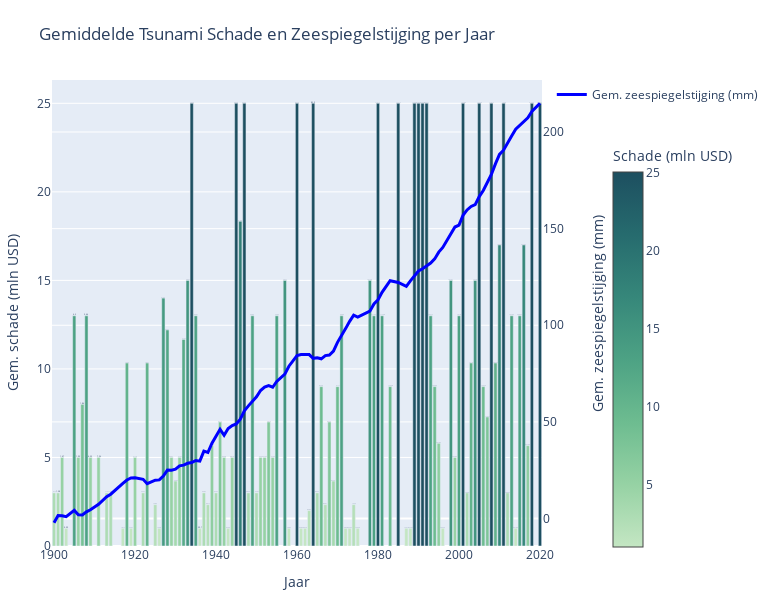

The cell this chart's notebook holds for it:
### Markdown cell above
Op de wereldkaart is te zien dat de zwaarst getroffen gebieden zich vooral bevinden in kustregio’s zoals Zuidoost-Azië. Deze gebieden zijn vaak laaggelegen, dichtbevolkt en economisch kwetsbaar. Juist in zulke regio’s kan een relatief kleine verandering in zeeniveau grote gevolgen hebben. De kaart laat zien dat waar dit risico het grootst is, de schade ook het meest geconcentreerd voorkomt. Naarmate de zeespiegel stijgt, en de jaren toenemen, wordt de schade van tsunami's (in USD) steeds hoger.
Ook in Plot 3 wordt duidelijk hoe de financiële schade van tsunami’s door de jaren heen is toegenomen. In deze visualisatie zijn de jaarlijkse schadebedragen in USD weergegeven, waarbij opvalt dat vooral in de meer recente jaren de economische impact aanzienlijk hoger ligt. De extreem hoge schadebedragen van de tsunami’s in 2004 en 2011 zijn uit de grafiek verwijderd, omdat deze uitschieters de schaal zo beïnvloedden dat de overige gegevens minder goed zichtbaar werden.

### Code cell
import pandas as pd
import numpy as np
import plotly.graph_objects as go
import re

# ------- 1. Parser voor schadebedragen -------
def parse_damage(val):
    if pd.isna(val):
        return np.nan
    val = val.upper().strip()

    if 'BILLION' in val or 'B' in val:
        nums = re.findall(r'\d+\.?\d*', val)
        if nums:
            return float(nums[0]) * 1000
    elif 'MILLION' in val or 'M' in val:
        nums = re.findall(r'\d+\.?\d*', val)
        if nums:
            return float(nums[0])
    elif 'LIMITED' in val or 'LIITED' in val or '<$1' in val:
        return 0.5
    else:
        nums = re.findall(r'\d+\.?\d*', val)
        if nums:
            return float(nums[0])

    return np.nan

# ------- 2. Kolommen hernoemen & schade omzetten -------
merged = merged.rename(columns={
    'year': 'YEAR',
    'mmfrom1993-2008average': 'Sea_Level_Change_mm'
})

merged['Estimated_Damage_MillionUSD'] = merged['DAMAGE_TOTAL_DESCRIPTION'].apply(parse_damage)

# ------- 3. Gemiddelden per jaar berekenen -------
bubble_data = merged.groupby('YEAR').agg({
    'Sea_Level_Change_mm': 'mean',
    'Estimated_Damage_MillionUSD': 'mean',
    'DAMAGE_TOTAL_DESCRIPTION': 'count'
}).reset_index().rename(columns={'DAMAGE_TOTAL_DESCRIPTION': 'Tsunami_Count'})

# Filter voor geldige waarden en max schade 15 miljoen
bubble_data = bubble_data.dropna(subset=['Sea_Level_Change_mm', 'Estimated_Damage_MillionUSD'])
bubble_data = bubble_data[bubble_data['Estimated_Damage_MillionUSD'] <= 100]

# ------- 4. Plot met bar (schade) + lijn (zeespiegel) -------
fig = go.Figure()

# Bar voor schade met aangepaste hover info én verplaatste colorbar
fig.add_trace(go.Bar(
    x=bubble_data['YEAR'],
    y=bubble_data['Estimated_Damage_MillionUSD'],
    name='',
    showlegend=False,
    marker=dict(
        color=bubble_data['Estimated_Damage_MillionUSD'],
        colorscale='blugrn',
        colorbar=dict(
            title='Schade (mln USD)',
            x=1.125,            # Iets naar rechts verplaatst
            y=0.425,             # Iets naar beneden (midden van de grafiek)
            xanchor='left',
            yanchor='middle',
            len=0.9           # Korte schaalbalk
        ),
        showscale=True
    ),
    hovertemplate=
        '<b>Jaar:</b> %{x}<br>'+
        '<b>Gem. schade:</b> %{y:.2f} mln USD<br>'+
        '<b>Aantal tsunami’s:</b> %{customdata}<br>'+
        '<b>Gem. zeespiegelstijging:</b> %{text:.2f} mm<br>',
    customdata=bubble_data['Tsunami_Count'],
    text=bubble_data['Sea_Level_Change_mm'],
))


# Lijn voor zeespiegel zonder markers, met eigen y-as
fig.add_trace(go.Scatter(
    x=bubble_data['YEAR'],
    y=bubble_data['Sea_Level_Change_mm'],
    name='Gem. zeespiegelstijging (mm)',
    yaxis='y2',
    mode='lines',  # alleen lijn, geen markers
    line=dict(color='blue', width=3),
    hoverinfo='none'  # hover info via bar, dus hier niet nodig
))

# Layout met twee y-assen
fig.update_layout(
    title='Gemiddelde Tsunami Schade en Zeespiegelstijging per Jaar',
    xaxis=dict(title='Jaar'),
    yaxis=dict(
        title='Gem. schade (mln USD)',
        rangemode='tozero'
    ),
yaxis2=dict(
    title='Gem. zeespiegelstijging (mm)',
    overlaying='y',
    side='right',
    rangemode='tozero',
    title_font=dict(
        size=14,
    ),
    title_standoff=30
),

    height=600,
    width=775,
    margin=dict(l=50, r=70, t=80, b=50)
)

fig.show()

### Figure 1 — Plotly figure (JSON) as saved in the notebook; plotly's stock layout.template omitted (floating-point values rounded to 4 significant figures)
{"data": [{"customdata": [2, 2, 1, 1, 2, 2, 4, 2, 2, 2, 2, 4, 3, 3, 1, 1, 2, 3, 3, 1, 4, 5, 2, 3, 1, 3, 2, 1, 2, 1, 2, 3, 6, 2, 4, 1, 1, 1, 1, 3, 1, 2, 2, 2, 1, 1, 4, 1, 2, 2, 2, 2, 1, 2, 4, 2, 4, 3, 3, 6, 3, 3, 2, 1, 1, 3, 1, 2, 5, 1, 2, 3, 2, 1, 1, 1, 1, 1, 2, 2, 3, 5, 3, 2, 1, 2, 2, 4, 3, 2, 1, 3, 7, 1, 3, 3, 1, 4, 2, 1, 2, 3, 6, 3, 1], "hovertemplate": "<b>Jaar:</b> %{x}<br><b>Gem. schade:</b> %{y:.2f} mln USD<br><b>Aantal tsunami’s:</b> %{customdata}<br><b>Gem. zeespiegelstijging:</b> %{text:.2f} mm<br>", "marker": {"color": [3.0, 3.0, 5.0, 1.0, 13.0, 5.0, 8.0, 13.0, 5.0, 5.0, 3.0, 3.0, 1.0, 10.33, 1.0, 5.0, 3.0, 10.33, 2.333, 1.0, 14.0, 12.2, 5.0, 3.667, 5.0, 11.67, 15.0, 25.0, 13.0, 1.0, 3.0, 2.333, 5.667, 3.0, 7.0, 5.0, 1.0, 5.0, 25.0, 18.33, 25.0, 3.0, 13.0, 3.0, 5.0, 5.0, 7.0, 5.0, 13.0, 15.0, 1.0, 25.0, 1.0, 1.0, 2.0, 25.0, 3.0, 9.0, 2.333, 7.0, 3.667, 9.0, 13.0, 1.0, 1.0, 2.333, 1.0, 15.0, 13.0, 25.0, 13.0, 9.0, 25.0, 1.0, 1.0, 25.0, 25.0, 25.0, 25.0, 13.0, 9.0, 5.8, 1.0, 15.0, 5.0, 13.0, 25.0, 3.0, 10.33, 15.0, 25.0, 9.0, 7.286, 25.0, 10.33, 17.0, 25.0, 3.0, 13.0, 1.0, 13.0, 17.0, 5.667, 25.0, 25.0], "colorbar": {"len": 0.9, "title": {"text": "Schade (mln USD)"}, "x": 1.125, "xanchor": "left", "y": 0.425, "yanchor": "middle"}, "colorscale": [[0, "rgb(196, 230, 195)"], [0.1667, "rgb(150, 210, 164)"], [0.3333, "rgb(109, 188, 144)"], [0.5, "rgb(77, 162, 132)"], [0.6667, "rgb(54, 135, 122)"], [0.8333, "rgb(38, 107, 110)"], [1, "rgb(29, 79, 96)"]], "showscale": true}, "name": "", "showlegend": false, "text": [-2.17, 1.58, 1.47, 0.99, 4.2, 1.95, 1.84, 3.46, 4.55, 7.36, 11.27, 12.59, 18.17, 19.92, 20.97, 21.13, 20.27, 18.01, 19.85, 19.98, 21.96, 25.07, 24.97, 25.49, 27.27, 27.62, 28.57, 28.96, 30.01, 29.7, 34.87, 34.17, 38.98, 42.67, 46.17, 43.08, 46.53, 48.14, 48.94, 51.38, 55.69, 58.29, 60.36, 62.95, 66.25, 67.99, 68.79, 67.93, 70.92, 74.71, 78.82, 84.29, 84.89, 84.73, 84.85, 82.9, 83.22, 82.64, 84.31, 84.63, 86.63, 91.17, 94.39, 98.27, 102.0, 105.2, 104.2, 107.3, 111.0, 113.2, 117.1, 123.1, 122.2, 120.2, 123.0, 125.5, 128.1, 129.3, 130.7, 132.2, 134.3, 137.9, 140.2, 147.5, 150.8, 151.8, 156.9, 159.7, 161.5, 162.5, 166.6, 169.8, 173.8, 178.1, 183.5, 188.4, 190.6, 194.6, 198.0, 201.5, 203.5, 205.9, 207.4, 210.6, 214.9], "type": "bar", "x": [1900, 1901, 1902, 1903, 1905, 1906, 1907, 1908, 1909, 1911, 1913, 1914, 1917, 1918, 1919, 1920, 1922, 1923, 1925, 1926, 1927, 1928, 1929, 1930, 1931, 1932, 1933, 1934, 1935, 1936, 1937, 1938, 1939, 1940, 1941, 1942, 1943, 1944, 1945, 1946, 1947, 1948, 1949, 1950, 1951, 1952, 1953, 1954, 1955, 1957, 1958, 1960, 1961, 1962, 1963, 1964, 1965, 1966, 1967, 1968, 1969, 1970, 1971, 1972, 1973, 1974, 1975, 1978, 1979, 1980, 1981, 1983, 1985, 1987, 1988, 1989, 1990, 1991, 1992, 1993, 1994, 1995, 1996, 1998, 1999, 2000, 2001, 2002, 2003, 2004, 2005, 2006, 2007, 2008, 2009, 2010, 2011, 2012, 2013, 2014, 2015, 2016, 2017, 2018, 2020], "y": [3.0, 3.0, 5.0, 1.0, 13.0, 5.0, 8.0, 13.0, 5.0, 5.0, 3.0, 3.0, 1.0, 10.33, 1.0, 5.0, 3.0, 10.33, 2.333, 1.0, 14.0, 12.2, 5.0, 3.667, 5.0, 11.67, 15.0, 25.0, 13.0, 1.0, 3.0, 2.333, 5.667, 3.0, 7.0, 5.0, 1.0, 5.0, 25.0, 18.33, 25.0, 3.0, 13.0, 3.0, 5.0, 5.0, 7.0, 5.0, 13.0, 15.0, 1.0, 25.0, 1.0, 1.0, 2.0, 25.0, 3.0, 9.0, 2.333, 7.0, 3.667, 9.0, 13.0, 1.0, 1.0, 2.333, 1.0, 15.0, 13.0, 25.0, 13.0, 9.0, 25.0, 1.0, 1.0, 25.0, 25.0, 25.0, 25.0, 13.0, 9.0, 5.8, 1.0, 15.0, 5.0, 13.0, 25.0, 3.0, 10.33, 15.0, 25.0, 9.0, 7.286, 25.0, 10.33, 17.0, 25.0, 3.0, 13.0, 1.0, 13.0, 17.0, 5.667, 25.0, 25.0]}, {"hoverinfo": "none", "line": {"color": "blue", "width": 3}, "mode": "lines", "name": "Gem. zeespiegelstijging (mm)", "type": "scatter", "x": [1900, 1901, 1902, 1903, 1905, 1906, 1907, 1908, 1909, 1911, 1913, 1914, 1917, 1918, 1919, 1920, 1922, 1923, 1925, 1926, 1927, 1928, 1929, 1930, 1931, 1932, 1933, 1934, 1935, 1936, 1937, 1938, 1939, 1940, 1941, 1942, 1943, 1944, 1945, 1946, 1947, 1948, 1949, 1950, 1951, 1952, 1953, 1954, 1955, 1957, 1958, 1960, 1961, 1962, 1963, 1964, 1965, 1966, 1967, 1968, 1969, 1970, 1971, 1972, 1973, 1974, 1975, 1978, 1979, 1980, 1981, 1983, 1985, 1987, 1988, 1989, 1990, 1991, 1992, 1993, 1994, 1995, 1996, 1998, 1999, 2000, 2001, 2002, 2003, 2004, 2005, 2006, 2007, 2008, 2009, 2010, 2011, 2012, 2013, 2014, 2015, 2016, 2017, 2018, 2020], "y": [-2.17, 1.58, 1.47, 0.99, 4.2, 1.95, 1.84, 3.46, 4.55, 7.36, 11.27, 12.59, 18.17, 19.92, 20.97, 21.13, 20.27, 18.01, 19.85, 19.98, 21.96, 25.07, 24.97, 25.49, 27.27, 27.62, 28.57, 28.96, 30.01, 29.7, 34.87, 34.17, 38.98, 42.67, 46.17, 43.08, 46.53, 48.14, 48.94, 51.38, 55.69, 58.29, 60.36, 62.95, 66.25, 67.99, 68.79, 67.93, 70.92, 74.71, 78.82, 84.29, 84.89, 84.73, 84.85, 82.9, 83.22, 82.64, 84.31, 84.63, 86.63, 91.17, 94.39, 98.27, 102.0, 105.2, 104.2, 107.3, 111.0, 113.2, 117.1, 123.1, 122.2, 120.2, 123.0, 125.5, 128.1, 129.3, 130.7, 132.2, 134.3, 137.9, 140.2, 147.5, 150.8, 151.8, 156.9, 159.7, 161.5, 162.5, 166.6, 169.8, 173.8, 178.1, 183.5, 188.4, 190.6, 194.6, 198.0, 201.5, 203.5, 205.9, 207.4, 210.6, 214.9], "yaxis": "y2"}], "layout": {"height": 600, "margin": {"b": 50, "l": 50, "r": 70, "t": 80}, "title": {"text": "Gemiddelde Tsunami Schade en Zeespiegelstijging per Jaar"}, "width": 775, "xaxis": {"title": {"text": "Jaar"}}, "yaxis": {"rangemode": "tozero", "title": {"text": "Gem. schade (mln USD)"}}, "yaxis2": {"overlaying": "y", "rangemode": "tozero", "side": "right", "title": {"font": {"size": 14}, "standoff": 30, "text": "Gem. zeespiegelstijging (mm)"}}}}
